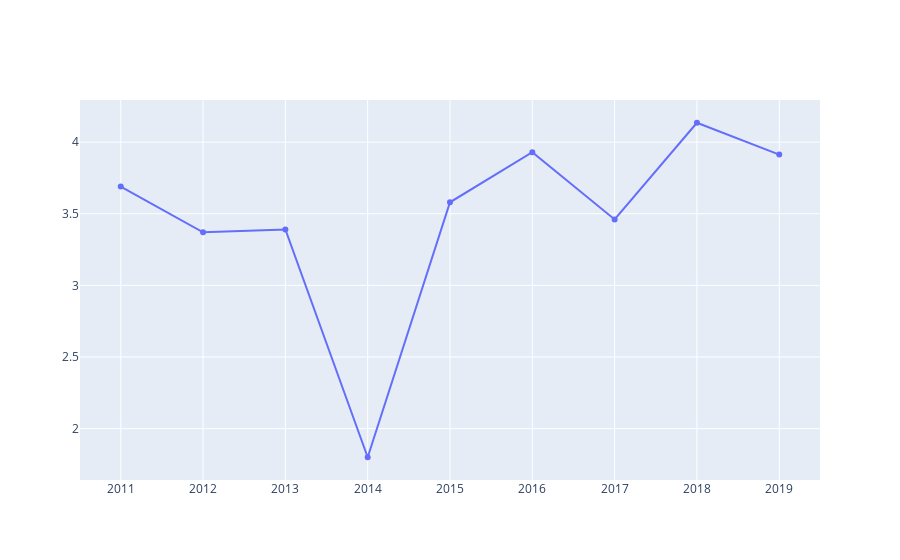

Write notebook code for a chart like this one.
### Code cell
fig = go.Figure(data=go.Scatter(x=df_filtered['year_cohort'],
                                y=df_filtered['desertion_perc'] ))
fig.show()

### Figure 1 — Plotly figure (JSON) as saved in the notebook; plotly's stock layout.template omitted (floating-point values rounded to 4 significant figures)
{"data": [{"type": "scatter", "x": [2011, 2012, 2013, 2014, 2015, 2016, 2017, 2018, 2019], "y": [3.69, 3.37, 3.39, 1.8, 3.58, 3.93, 3.46, 4.135, 3.913]}], "layout": {}}
